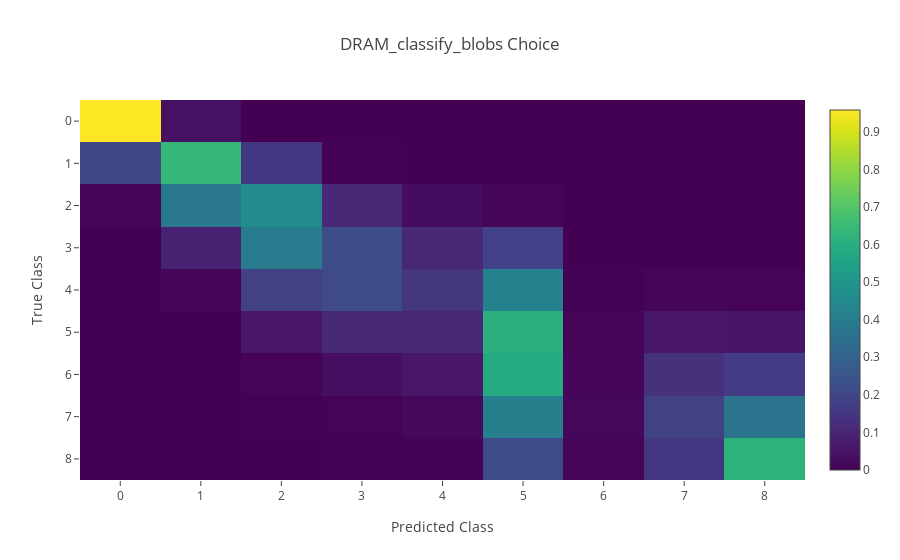

The cell this chart's notebook holds for it:
### Code cell
yo = choice_all_runs[0]
data = [go.Heatmap(
    z=yo,# - human_confusion,
    colorscale="Viridis"
)]

layout = go.Layout(
    title="DRAM_classify_blobs Choice",
    yaxis=dict(
        autorange='reversed',
        title="True Class",
        dtick=1
    ),
    xaxis=dict(
        title="Predicted Class",
        dtick=1
    )
)
fig = go.Figure(data=data, layout=layout)
iplot(fig)

### Figure 1 — Plotly figure (JSON) as saved in the notebook; plotly's stock layout.template omitted (floating-point values rounded to 4 significant figures)
{"data": [{"colorscale": "Viridis", "type": "heatmap", "z": [[0.9582, 0.0418, 0, 0, 0, 0, 0, 0, 0], [0.2022, 0.6375, 0.1534, 0.0061, 0.0002, 0.0006, 0, 0, 0], [0.0084, 0.3843, 0.4561, 0.108, 0.0294, 0.0137, 0.0001, 0, 0], [0.0004, 0.0897, 0.3956, 0.2232, 0.1071, 0.1818, 0.0003, 0.0013, 0.0006], [0.0002, 0.0137, 0.1832, 0.2125, 0.1494, 0.4179, 0.0039, 0.0114, 0.0078], [0, 0.0008, 0.0565, 0.1094, 0.1021, 0.6116, 0.0089, 0.0564, 0.0543], [0, 0.0008, 0.0076, 0.0377, 0.0578, 0.5834, 0.0136, 0.1333, 0.1658], [0, 0.0002, 0.0014, 0.0075, 0.0188, 0.41, 0.0153, 0.1822, 0.3646], [0, 0, 0.0004, 0.0022, 0.006, 0.2153, 0.0124, 0.1506, 0.6131]]}], "layout": {"title": "DRAM_classify_blobs Choice", "xaxis": {"dtick": 1, "title": "Predicted Class"}, "yaxis": {"autorange": "reversed", "dtick": 1, "title": "True Class"}}}
